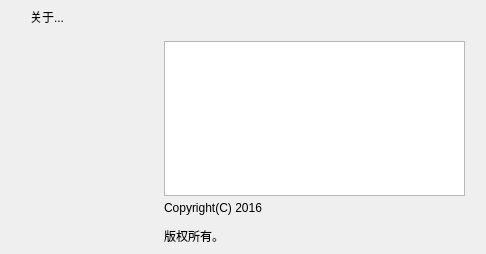
<?xml version="1.0" encoding="UTF-8"?>
<ui version="4.0">
 <class>frmSoftwareInfo</class>
 <widget class="QDialog" name="frmSoftwareInfo">
  <property name="geometry">
   <rect>
    <x>0</x>
    <y>0</y>
    <width>486</width>
    <height>254</height>
   </rect>
  </property>
  <property name="windowTitle">
   <string>关于本软件</string>
  </property>
  <layout class="QGridLayout" name="gridLayout">
   <property name="leftMargin">
    <number>0</number>
   </property>
   <property name="topMargin">
    <number>0</number>
   </property>
   <property name="rightMargin">
    <number>0</number>
   </property>
   <property name="bottomMargin">
    <number>0</number>
   </property>
   <property name="spacing">
    <number>0</number>
   </property>
   <item row="0" column="0">
    <widget class="QWidget" name="widget_title" native="true">
     <property name="sizePolicy">
      <sizepolicy hsizetype="Preferred" vsizetype="Fixed">
       <horstretch>0</horstretch>
       <verstretch>0</verstretch>
      </sizepolicy>
     </property>
     <property name="minimumSize">
      <size>
       <width>100</width>
       <height>33</height>
      </size>
     </property>
     <layout class="QHBoxLayout" name="horizontalLayout_5">
      <property name="spacing">
       <number>0</number>
      </property>
      <property name="leftMargin">
       <number>0</number>
      </property>
      <property name="topMargin">
       <number>0</number>
      </property>
      <property name="rightMargin">
       <number>0</number>
      </property>
      <property name="bottomMargin">
       <number>0</number>
      </property>
      <item>
       <widget class="QLabel" name="lab_Ico">
        <property name="sizePolicy">
         <sizepolicy hsizetype="Minimum" vsizetype="Preferred">
          <horstretch>0</horstretch>
          <verstretch>0</verstretch>
         </sizepolicy>
        </property>
        <property name="minimumSize">
         <size>
          <width>30</width>
          <height>0</height>
         </size>
        </property>
        <property name="text">
         <string/>
        </property>
        <property name="alignment">
         <set>Qt::AlignCenter</set>
        </property>
       </widget>
      </item>
      <item>
       <widget class="QLabel" name="lab_Title">
        <property name="sizePolicy">
         <sizepolicy hsizetype="Expanding" vsizetype="Preferred">
          <horstretch>0</horstretch>
          <verstretch>0</verstretch>
         </sizepolicy>
        </property>
        <property name="styleSheet">
         <string notr="true">font: 10pt &quot;微软雅黑&quot;;</string>
        </property>
        <property name="text">
         <string>关于...</string>
        </property>
        <property name="alignment">
         <set>Qt::AlignLeading|Qt::AlignLeft|Qt::AlignVCenter</set>
        </property>
       </widget>
      </item>
      <item>
       <widget class="QWidget" name="widget_menu" native="true">
        <property name="sizePolicy">
         <sizepolicy hsizetype="Minimum" vsizetype="Preferred">
          <horstretch>0</horstretch>
          <verstretch>0</verstretch>
         </sizepolicy>
        </property>
        <layout class="QHBoxLayout" name="horizontalLayout_6">
         <property name="spacing">
          <number>0</number>
         </property>
         <property name="leftMargin">
          <number>0</number>
         </property>
         <property name="topMargin">
          <number>0</number>
         </property>
         <property name="rightMargin">
          <number>0</number>
         </property>
         <property name="bottomMargin">
          <number>0</number>
         </property>
         <item>
          <widget class="QPushButton" name="btnMenu">
           <property name="enabled">
            <bool>false</bool>
           </property>
           <property name="sizePolicy">
            <sizepolicy hsizetype="Minimum" vsizetype="Expanding">
             <horstretch>0</horstretch>
             <verstretch>0</verstretch>
            </sizepolicy>
           </property>
           <property name="minimumSize">
            <size>
             <width>31</width>
             <height>0</height>
            </size>
           </property>
           <property name="cursor">
            <cursorShape>ArrowCursor</cursorShape>
           </property>
           <property name="focusPolicy">
            <enum>Qt::NoFocus</enum>
           </property>
           <property name="toolTip">
            <string/>
           </property>
           <property name="text">
            <string/>
           </property>
           <property name="flat">
            <bool>true</bool>
           </property>
          </widget>
         </item>
         <item>
          <widget class="QPushButton" name="btnMenu_Max">
           <property name="enabled">
            <bool>false</bool>
           </property>
           <property name="sizePolicy">
            <sizepolicy hsizetype="Minimum" vsizetype="Expanding">
             <horstretch>0</horstretch>
             <verstretch>0</verstretch>
            </sizepolicy>
           </property>
           <property name="minimumSize">
            <size>
             <width>31</width>
             <height>0</height>
            </size>
           </property>
           <property name="cursor">
            <cursorShape>ArrowCursor</cursorShape>
           </property>
           <property name="focusPolicy">
            <enum>Qt::NoFocus</enum>
           </property>
           <property name="toolTip">
            <string/>
           </property>
           <property name="text">
            <string/>
           </property>
           <property name="flat">
            <bool>true</bool>
           </property>
          </widget>
         </item>
         <item>
          <widget class="QPushButton" name="btnMenu_Min">
           <property name="sizePolicy">
            <sizepolicy hsizetype="Minimum" vsizetype="Expanding">
             <horstretch>0</horstretch>
             <verstretch>0</verstretch>
            </sizepolicy>
           </property>
           <property name="minimumSize">
            <size>
             <width>31</width>
             <height>0</height>
            </size>
           </property>
           <property name="cursor">
            <cursorShape>ArrowCursor</cursorShape>
           </property>
           <property name="focusPolicy">
            <enum>Qt::NoFocus</enum>
           </property>
           <property name="toolTip">
            <string>最小化</string>
           </property>
           <property name="text">
            <string/>
           </property>
           <property name="flat">
            <bool>true</bool>
           </property>
          </widget>
         </item>
         <item>
          <widget class="QPushButton" name="btnMenu_Close">
           <property name="sizePolicy">
            <sizepolicy hsizetype="Minimum" vsizetype="Expanding">
             <horstretch>0</horstretch>
             <verstretch>0</verstretch>
            </sizepolicy>
           </property>
           <property name="minimumSize">
            <size>
             <width>40</width>
             <height>0</height>
            </size>
           </property>
           <property name="cursor">
            <cursorShape>ArrowCursor</cursorShape>
           </property>
           <property name="focusPolicy">
            <enum>Qt::NoFocus</enum>
           </property>
           <property name="toolTip">
            <string>关闭</string>
           </property>
           <property name="text">
            <string/>
           </property>
           <property name="flat">
            <bool>true</bool>
           </property>
          </widget>
         </item>
        </layout>
       </widget>
      </item>
     </layout>
    </widget>
   </item>
   <item row="1" column="0">
    <widget class="QWidget" name="widget_main" native="true">
     <property name="styleSheet">
      <string notr="true">font: 10pt &quot;微软雅黑&quot;;</string>
     </property>
     <widget class="QLabel" name="lb_ICO">
      <property name="geometry">
       <rect>
        <x>13</x>
        <y>16</y>
        <width>141</width>
        <height>161</height>
       </rect>
      </property>
      <property name="text">
       <string/>
      </property>
      <property name="pixmap">
       <pixmap resource="rc.qrc">:/main.ico</pixmap>
      </property>
      <property name="scaledContents">
       <bool>true</bool>
      </property>
     </widget>
     <widget class="QTextBrowser" name="textBrowser">
      <property name="geometry">
       <rect>
        <x>164</x>
        <y>8</y>
        <width>301</width>
        <height>155</height>
       </rect>
      </property>
      <property name="styleSheet">
       <string notr="true"/>
      </property>
      <property name="lineWidth">
       <number>0</number>
      </property>
      <property name="verticalScrollBarPolicy">
       <enum>Qt::ScrollBarAlwaysOff</enum>
      </property>
      <property name="horizontalScrollBarPolicy">
       <enum>Qt::ScrollBarAlwaysOff</enum>
      </property>
      <property name="lineWrapMode">
       <enum>QTextEdit::NoWrap</enum>
      </property>
      <property name="html">
       <string>&lt;!DOCTYPE HTML PUBLIC &quot;-//W3C//DTD HTML 4.0//EN&quot; &quot;http://www.w3.org/TR/REC-html40/strict.dtd&quot;&gt;
&lt;html&gt;&lt;head&gt;&lt;meta name=&quot;qrichtext&quot; content=&quot;1&quot; /&gt;&lt;style type=&quot;text/css&quot;&gt;
p, li { white-space: pre-wrap; }
&lt;/style&gt;&lt;/head&gt;&lt;body style=&quot; font-family:'微软雅黑'; font-size:10pt; font-weight:400; font-style:normal;&quot;&gt;
&lt;p style=&quot;-qt-paragraph-type:empty; margin-top:12px; margin-bottom:12px; margin-left:0px; margin-right:0px; -qt-block-indent:0; text-indent:0px; font-family:'黑体'; font-size:14pt;&quot;&gt;&lt;br /&gt;&lt;/p&gt;&lt;/body&gt;&lt;/html&gt;</string>
      </property>
      <property name="tabStopWidth">
       <number>40</number>
      </property>
     </widget>
     <widget class="QLabel" name="label">
      <property name="geometry">
       <rect>
        <x>164</x>
        <y>164</y>
        <width>121</width>
        <height>53</height>
       </rect>
      </property>
      <property name="text">
       <string>&lt;html&gt;&lt;head/&gt;&lt;body&gt;&lt;p&gt;Copyright(C) 2016 &lt;/p&gt;&lt;p&gt;版权所有。&lt;/p&gt;&lt;/body&gt;&lt;/html&gt;</string>
      </property>
     </widget>
     <widget class="QLabel" name="label_2">
      <property name="geometry">
       <rect>
        <x>290</x>
        <y>165</y>
        <width>171</width>
        <height>21</height>
       </rect>
      </property>
      <property name="text">
       <string/>
      </property>
     </widget>
    </widget>
   </item>
  </layout>
 </widget>
 <resources>
  <include location="rc.qrc"/>
 </resources>
 <connections/>
</ui>
